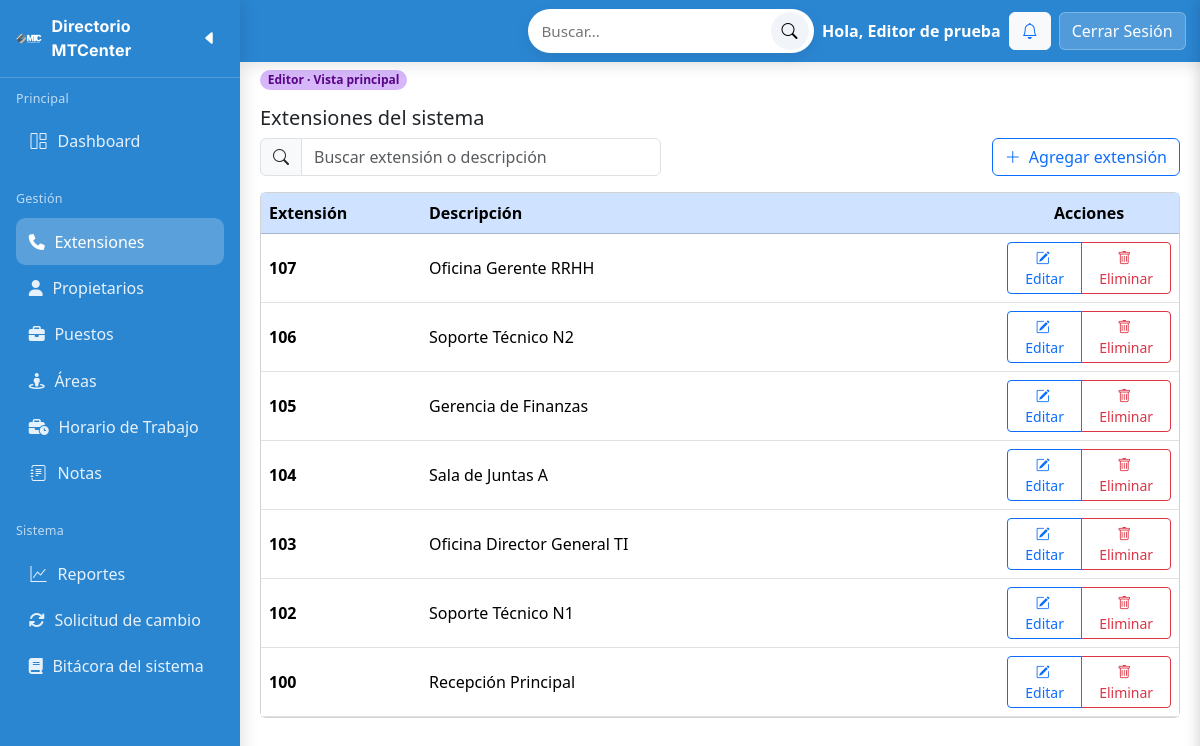
The app's page /config/app.php?accion=extensiones.listar (signed in) with its own data.
### tables this page shows
CREATE TABLE extension (
  idExtension INT NOT NULL AUTO_INCREMENT COMMENT 'ID unico de la extension',
  numero VARCHAR(3) NOT NULL COMMENT 'Numero de la extension',
  descripcion VARCHAR(100) NOT NULL COMMENT 'Descripcion breve de la extension',
  creada_at TIMESTAMP NOT NULL DEFAULT CURRENT_TIMESTAMP COMMENT 'Fecha de creacion',

  PRIMARY KEY (idExtension)
);

### Controller/EditorControlador.php (called while the page is built, shortened)
<?php
require_once __DIR__ . '/../Model/Extension.php';
class EditorControlador extends AppControlador {
    public function extensionesListar(): void {
        $extensiones = (new Extension())->todas();
        require __DIR__ . '/../View/editor/extensiones.php';
    }
}

### Model/BD.php (called while the page is built, shortened)
<?php
class BD
{
    public static function pdo(): PDO
    {
        require __DIR__ . '/../config/config.php';
        $dsn = "mysql:host={$DB_HOST};dbname={$DB_NAME};charset=utf8mb4";
        $opciones = [
            PDO::ATTR_ERRMODE            => PDO::ERRMODE_EXCEPTION,
            PDO::ATTR_DEFAULT_FETCH_MODE => PDO::FETCH_ASSOC,
            PDO::ATTR_EMULATE_PREPARES   => false,
        ];
        $pdo = new PDO($dsn, $DB_USER, $DB_PASS, $opciones);
        $pdo->exec("SET time_zone = '" . date('P') . "'");
        return $pdo;
    }
}

### Model/Extension.php (called while the page is built, shortened)
<?php
require_once __DIR__ . '/BD.php';
class Extension
{
    public function todas(): array
    {
        $st = BD::pdo()->query(
            "SELECT idExtension, numero, descripcion, creada_at FROM extension ORDER BY idExtension DESC");
        return $st->fetchAll() ?: [];
    }
}

### View/editor/extensiones.php (the view, shortened to what this page needs)
<?php
require __DIR__ . '/../layout/headEditor.php';
?>
<div class="mb-3">
    <h2 class="h5 mb-2">Extensiones del sistema</h2>
    <div class="d-flex align-items-center gap-2">
        <div class="input-group" style="max-width: 420px;">
            <span class="input-group-text bg-light"><i class="bi bi-search"></i></span>
            <input id="buscador" type="search" class="form-control" style="max-width:360px" placeholder="Buscar extensión o descripción">
        </div>
        <div class="ms-auto">
            <button id="btnNuevaExtension" class="btn btn-outline-primary" data-bs-toggle="modal" data-bs-target="#modalExtension" onclick="openCreate()">
                <i class="bi bi-plus-lg me-1"></i> Agregar extensión
            </button>
        </div>
    </div>
</div>
<div class="card">
    <div class="table-responsive">
        <table class="table table-hover align-middle mb-0" id="tablaExt">
            <thead>
                <tr class="table-primary">
                    <th style="width:160px;">Extensión</th>
                    <th>Descripción</th>
                    <th style="width:180px;" class="text-center">Acciones</th>
                </tr>
            </thead>
            <tbody>
                <?php if (empty($extensiones)): ?>
                    <tr>
                        <td colspan="3" class="text-center text-muted py-4">Sin registros</td>
                    </tr>
                    <?php else: foreach ($extensiones as $e): ?>
                        <tr data-id="<?= (int)$e['idExtension'] ?>">
                            <td class="fw-semibold"><?= htmlspecialchars($e['numero']) ?></td>
                            <td><?= htmlspecialchars($e['descripcion']) ?></td>
                            <td class="text-center">
                                <div class="btn-group btn-group-sm">
                                    <button class="btn btn-outline-primary"
                                        onclick='openEdit(<?= (int)$e["idExtension"] ?>, <?= json_encode($e["numero"]) ?>, <?= json_encode($e["descripcion"]) ?>)'>
                                        <i class="bi bi-pencil-square me-1"></i> Editar
                                    </button>
                                    <button class="btn btn-outline-danger"
                                        onclick='openConfirmEliminar(<?= (int)$e["idExtension"] ?>, <?= json_encode($e["numero"]) ?>)'>
                                        <i class="bi bi-trash me-1"></i> Eliminar
                                    </button>
                                </div>
                            </td>
                        </tr>
                <?php endforeach;
                endif; ?>
            </tbody>
        </table>
    </div>
</div>

### View/contenido/css/styleEditor.css (style rules this page uses)
:root { --blue: #2b86d2; --blue-2: #2b86d2; --ed-surface: #ffffff; --ed-text: #0f172a; --ed-shadow: 0 10px 24px rgba(2, 8, 23, .08); --ed-radius: 16px; --ed-azul: #81cafa; --ed-naranja: #f8c284; --ed-violet: #cfa0ff; --ed-turquesa: #7fffe3; }
body { font-family: Poppins, system-ui, Segoe UI, Roboto, Arial, sans-serif; overflow-x: hidden; }

### records on screen
extension: numero "107", descripcion "Oficina Gerente RRHH"
extension: numero "106", descripcion "Soporte Técnico N2"
extension: numero "105", descripcion "Gerencia de Finanzas"
extension: numero "104", descripcion "Sala de Juntas A"
extension: numero "103", descripcion "Oficina Director General TI"
extension: numero "102", descripcion "Soporte Técnico N1"
extension: numero "100", descripcion "Recepción Principal"

### other values on screen
$nombre "Editor de prueba"
